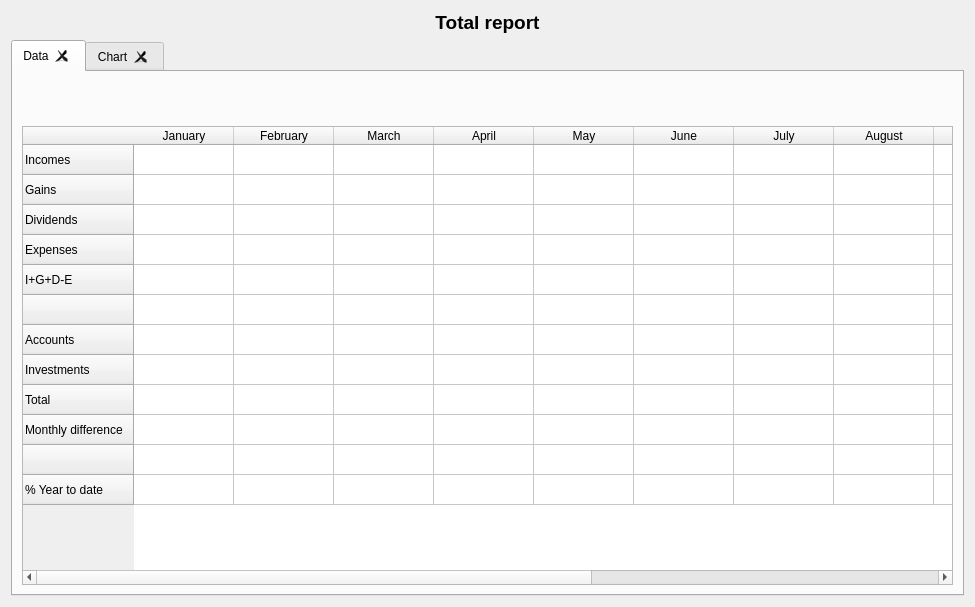
<?xml version="1.0" encoding="UTF-8"?>
<ui version="4.0">
 <class>wdgTotal</class>
 <widget class="QWidget" name="wdgTotal">
  <property name="geometry">
   <rect>
    <x>0</x>
    <y>0</y>
    <width>975</width>
    <height>607</height>
   </rect>
  </property>
  <layout class="QHBoxLayout" name="horizontalLayout_2">
   <item>
    <layout class="QVBoxLayout" name="verticalLayout_2">
     <item>
      <widget class="QLabel" name="lblTitulo">
       <property name="font">
        <font>
         <pointsize>14</pointsize>
         <weight>75</weight>
         <bold>true</bold>
        </font>
       </property>
       <property name="text">
        <string>Total report</string>
       </property>
       <property name="alignment">
        <set>Qt::AlignCenter</set>
       </property>
      </widget>
     </item>
     <item>
      <widget class="QTabWidget" name="tab">
       <property name="currentIndex">
        <number>0</number>
       </property>
       <property name="tabsClosable">
        <bool>true</bool>
       </property>
       <widget class="QWidget" name="tabDatos">
        <attribute name="icon">
         <iconset resource="../images/xulpymoney.qrc">
          <normaloff>:/xulpymoney/coins.png</normaloff>:/xulpymoney/coins.png</iconset>
        </attribute>
        <attribute name="title">
         <string>Data</string>
        </attribute>
        <layout class="QHBoxLayout" name="horizontalLayout_3">
         <item>
          <layout class="QVBoxLayout" name="verticalLayout">
           <item>
            <layout class="QHBoxLayout" name="horizontalLayout">
             <item>
              <spacer name="horizontalSpacer">
               <property name="orientation">
                <enum>Qt::Horizontal</enum>
               </property>
               <property name="sizeHint" stdset="0">
                <size>
                 <width>40</width>
                 <height>20</height>
                </size>
               </property>
              </spacer>
             </item>
             <item>
              <widget class="wdgYear" name="wyData" native="true"/>
             </item>
             <item>
              <spacer name="horizontalSpacer_2">
               <property name="orientation">
                <enum>Qt::Horizontal</enum>
               </property>
               <property name="sizeHint" stdset="0">
                <size>
                 <width>40</width>
                 <height>20</height>
                </size>
               </property>
              </spacer>
             </item>
            </layout>
           </item>
           <item>
            <widget class="QLabel" name="lblPreviousYear">
             <property name="font">
              <font>
               <pointsize>8</pointsize>
               <weight>75</weight>
               <bold>true</bold>
              </font>
             </property>
             <property name="alignment">
              <set>Qt::AlignCenter</set>
             </property>
            </widget>
           </item>
           <item>
            <widget class="myQTableWidget" name="table">
             <property name="contextMenuPolicy">
              <enum>Qt::CustomContextMenu</enum>
             </property>
             <property name="editTriggers">
              <set>QAbstractItemView::NoEditTriggers</set>
             </property>
             <property name="selectionMode">
              <enum>QAbstractItemView::SingleSelection</enum>
             </property>
             <property name="selectionBehavior">
              <enum>QAbstractItemView::SelectItems</enum>
             </property>
             <property name="sortingEnabled">
              <bool>false</bool>
             </property>
             <row>
              <property name="text">
               <string>Incomes</string>
              </property>
             </row>
             <row>
              <property name="text">
               <string>Gains</string>
              </property>
             </row>
             <row>
              <property name="text">
               <string>Dividends</string>
              </property>
             </row>
             <row>
              <property name="text">
               <string>Expenses</string>
              </property>
             </row>
             <row>
              <property name="text">
               <string>I+G+D-E</string>
              </property>
             </row>
             <row>
              <property name="text">
               <string/>
              </property>
             </row>
             <row>
              <property name="text">
               <string>Accounts</string>
              </property>
             </row>
             <row>
              <property name="text">
               <string>Investments</string>
              </property>
             </row>
             <row>
              <property name="text">
               <string>Total</string>
              </property>
             </row>
             <row>
              <property name="text">
               <string>Monthly difference</string>
              </property>
             </row>
             <row>
              <property name="text">
               <string/>
              </property>
             </row>
             <row>
              <property name="text">
               <string>% Year to date</string>
              </property>
             </row>
             <column>
              <property name="text">
               <string>January</string>
              </property>
             </column>
             <column>
              <property name="text">
               <string>February</string>
              </property>
             </column>
             <column>
              <property name="text">
               <string>March</string>
              </property>
             </column>
             <column>
              <property name="text">
               <string>April</string>
              </property>
             </column>
             <column>
              <property name="text">
               <string>May</string>
              </property>
             </column>
             <column>
              <property name="text">
               <string>June</string>
              </property>
             </column>
             <column>
              <property name="text">
               <string>July</string>
              </property>
             </column>
             <column>
              <property name="text">
               <string>August</string>
              </property>
             </column>
             <column>
              <property name="text">
               <string>September</string>
              </property>
             </column>
             <column>
              <property name="text">
               <string>October</string>
              </property>
             </column>
             <column>
              <property name="text">
               <string>November</string>
              </property>
             </column>
             <column>
              <property name="text">
               <string>December</string>
              </property>
             </column>
             <column>
              <property name="text">
               <string>Total</string>
              </property>
             </column>
            </widget>
           </item>
          </layout>
         </item>
        </layout>
       </widget>
       <widget class="QWidget" name="tabGraphic">
        <attribute name="icon">
         <iconset resource="../images/xulpymoney.qrc">
          <normaloff>:/xulpymoney/pie.png</normaloff>:/xulpymoney/pie.png</iconset>
        </attribute>
        <attribute name="title">
         <string>Chart</string>
        </attribute>
        <layout class="QVBoxLayout" name="verticalLayout_4">
         <item>
          <layout class="QVBoxLayout" name="tabGraphTotal">
           <item>
            <layout class="QHBoxLayout" name="horizontalLayout_6">
             <item>
              <spacer name="horizontalSpacer_4">
               <property name="orientation">
                <enum>Qt::Horizontal</enum>
               </property>
               <property name="sizeHint" stdset="0">
                <size>
                 <width>40</width>
                 <height>20</height>
                </size>
               </property>
              </spacer>
             </item>
             <item>
              <widget class="wdgYear" name="wyChart" native="true"/>
             </item>
             <item>
              <spacer name="horizontalSpacer_3">
               <property name="orientation">
                <enum>Qt::Horizontal</enum>
               </property>
               <property name="sizeHint" stdset="0">
                <size>
                 <width>40</width>
                 <height>20</height>
                </size>
               </property>
              </spacer>
             </item>
            </layout>
           </item>
          </layout>
         </item>
        </layout>
       </widget>
      </widget>
     </item>
    </layout>
   </item>
  </layout>
  <action name="actionShowIncomes">
   <property name="icon">
    <iconset resource="../images/xulpymoney.qrc">
     <normaloff>:/xulpymoney/bundle.png</normaloff>:/xulpymoney/bundle.png</iconset>
   </property>
   <property name="text">
    <string>Show income operations</string>
   </property>
   <property name="toolTip">
    <string>Show income operations</string>
   </property>
  </action>
  <action name="actionShowExpenses">
   <property name="text">
    <string>Show expense operations</string>
   </property>
  </action>
  <action name="actionShowDividends">
   <property name="icon">
    <iconset resource="../images/xulpymoney.qrc">
     <normaloff>:/xulpymoney/coins.png</normaloff>:/xulpymoney/coins.png</iconset>
   </property>
   <property name="text">
    <string>Show dividends</string>
   </property>
   <property name="toolTip">
    <string>Show dividends</string>
   </property>
  </action>
  <action name="actionShowSellingOperations">
   <property name="icon">
    <iconset resource="../images/xulpymoney.qrc">
     <normaloff>:/xulpymoney/dinero.png</normaloff>:/xulpymoney/dinero.png</iconset>
   </property>
   <property name="text">
    <string>Show selling operations</string>
   </property>
   <property name="toolTip">
    <string>Show selling operations</string>
   </property>
  </action>
  <action name="actionSellingOperationsPlusDividends">
   <property name="icon">
    <iconset resource="../images/xulpymoney.qrc">
     <normaloff>:/xulpymoney/history2.png</normaloff>:/xulpymoney/history2.png</iconset>
   </property>
   <property name="text">
    <string>Selling operations + Dividends report</string>
   </property>
   <property name="toolTip">
    <string>Selling operations + Dividends report</string>
   </property>
  </action>
 </widget>
 <customwidgets>
  <customwidget>
   <class>myQTableWidget</class>
   <extends>QTableWidget</extends>
   <header location="global">myqtablewidget</header>
  </customwidget>
  <customwidget>
   <class>wdgYear</class>
   <extends>QWidget</extends>
   <header location="global">wdgYear</header>
   <container>1</container>
  </customwidget>
 </customwidgets>
 <resources>
  <include location="../images/xulpymoney.qrc"/>
 </resources>
 <connections/>
</ui>
